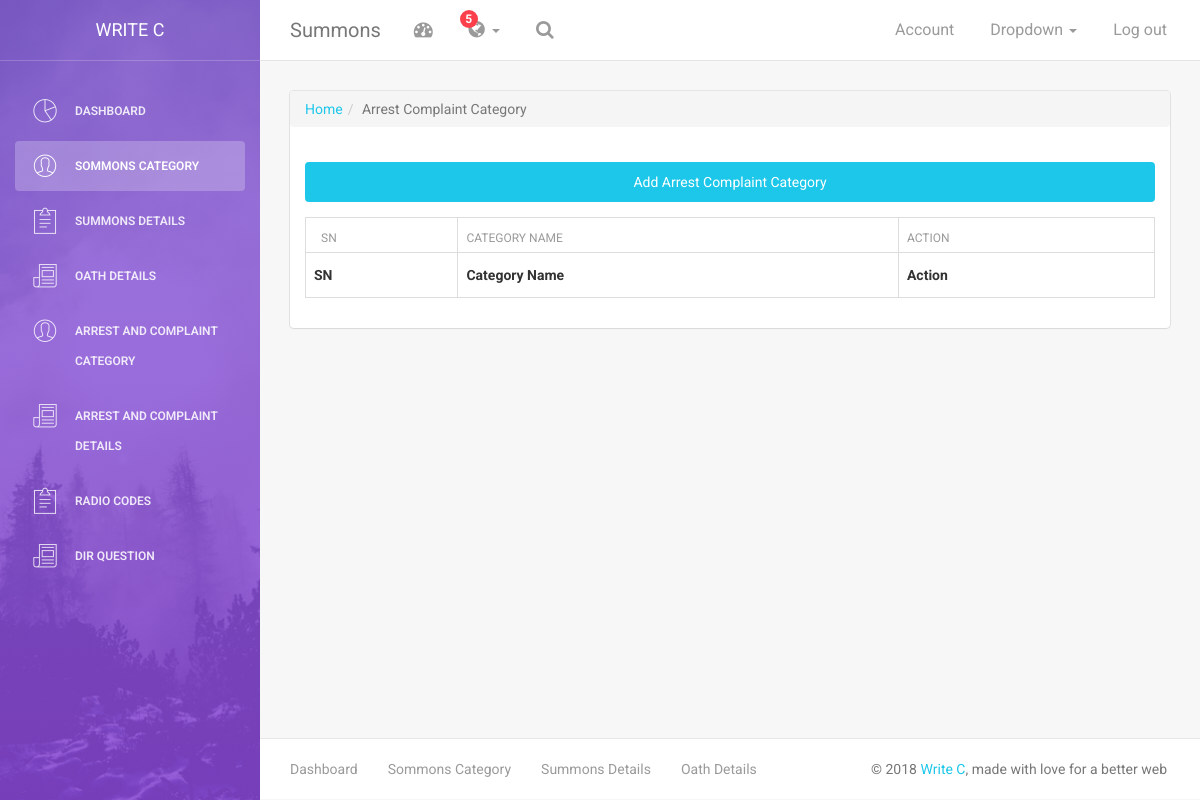
/arrest_complaint_category, run on an earlier commit of the app's database.
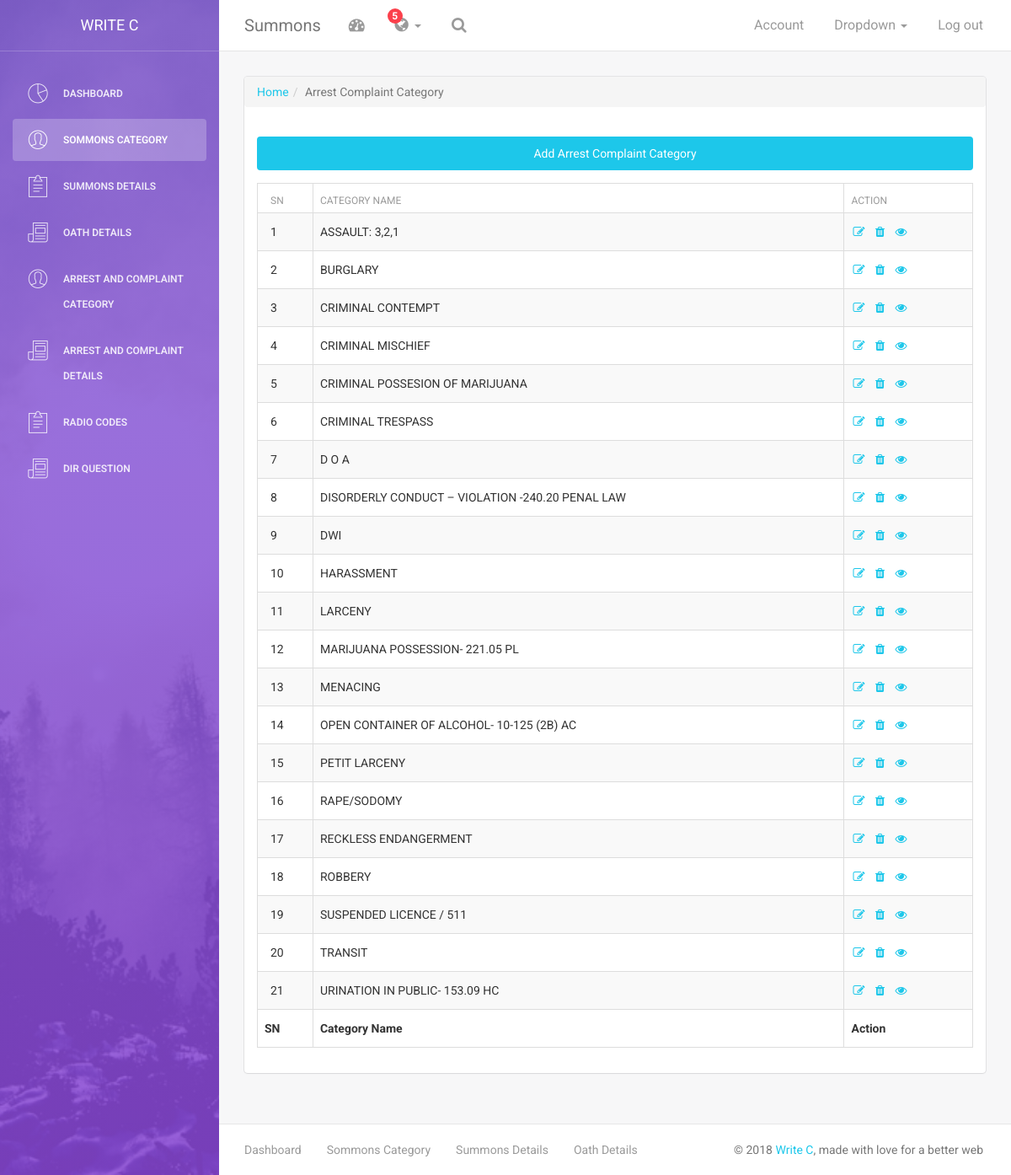
And on a later commit of the database.
### tables this page shows
CREATE TABLE `arrest_complaint_category` (
  `id` int(11) NOT NULL,
  `category_name` varchar(100) NOT NULL
);

### application/controllers/ArrestComplaintCategory.php (called while the page is built, shortened)
<?php if ( ! defined('BASEPATH')) exit('No direct script access allowed');
class ArrestComplaintCategory extends CI_Controller {
	public function __construct()
	{
		$this->load->helper(array('form', 'url'));
		$this->load->model('arrest_complaint_category_model');
		$this->load->model('common_model');
		$this->load->library('form_validation');
		$this->load->library('session');
		$this->load->library('breadcrumbs');
	}
	public function admin_arrest_complaint_category($limit=null)
	{
		$data['content'] = 'arrest_complaint_category/all_arrest_complaint_category_view';
		$data['title'] = 'Arrest Complaint Category';
		$data['query_result']=$this->arrest_complaint_category_model->get_all_arrest_complaint_category_list();
		$this->load->vars($data);
		$this->load->view('layout/main_layout');
	}
}

### index.php (called while the page is built, shortened)
<?php
require_once BASEPATH.'core/CodeIgniter.php';

### application/models/Arrest_complaint_category_model.php (called while the page is built, shortened)
<?php if ( ! defined('BASEPATH')) exit('No direct script access allowed');
class Arrest_complaint_category_Model extends CI_Model
{
	public function get_all_arrest_complaint_category_list()
	{
		$sql="select *  from arrest_complaint_category	order by category_name asc";
		$query=$this->db->query($sql);
		return $query->result_object();
	}
}

### application/views/arrest_complaint_category/all_arrest_complaint_category_view.php (the view, shortened to what this page needs)
<div class="header">
 <a href="<?php echo site_url("add_new_arrest_complaint_category"); ?>" class="btn btn-info btn-fill center-block">Add Arrest Complaint Category</a>
</div>
<div class="content">
<table id="example" class="table table-striped table-bordered" style="width:100%">
        <thead>
            <tr>
                <th>SN</th>
                <th>Category Name</th>
                <th>Action</th>
            </tr>
        </thead>
        <tbody>
		<?php $counter=0; foreach ($query_result as $row): ?>
            <tr>
                <td><?php echo ++$counter;  ?></td>
                <td><?php echo $row->category_name;  ?></td>
                <td>
				<a href='<?php echo base_url() ?>edit_arrest_complaint_category/<?php echo $row->id;  ?>' title='edit'><i class="fa fa-edit"></i></a>&nbsp;
    			<a href='<?php echo base_url() ?>delete_arrest_complaint_category/<?php echo $row->id;  ?>/<?php echo $this->uri->segment(1, 0) ?>' title='delete' class="del" ><i class="fa fa-trash"></i></a>&nbsp;
				<a href='<?php echo base_url() ?>view_arrest_complaint_category/<?php echo $row->id;  ?>' title='View'><i class="fa fa-eye"></i></a>
				</td>
            </tr>
        <?php endforeach;	?>
        </tbody>
        <tfoot>
            <tr>
               <th>SN</th>
                <th>Category Name</th>
                <th>Action</th>
            </tr>
        </tfoot>
    </table>
</div>

### application/libraries/Breadcrumbs.php (shortened to what this page needs)
<?php  if ( ! defined('BASEPATH')) exit('No direct script access allowed');
class Breadcrumbs {
	private $breadcrumbs = array();
	public function __construct()
	{
		$this->ci =& get_instance();
		$this->tag_open = $this->ci->config->item('tag_open');
		$this->tag_close = $this->ci->config->item('tag_close');
		$this->crumb_open = $this->ci->config->item('crumb_open');
		$this->crumb_close = $this->ci->config->item('crumb_close');
		$this->crumb_last_open = $this->ci->config->item('crumb_last_open');
		$this->crumb_divider = $this->ci->config->item('crumb_divider');
	}
	function push($page, $href)
	{
		$href = site_url($href);
		$this->breadcrumbs[$href] = array('page' => $page, 'href' => $href);
	}
	function show()
	{
		if ($this->breadcrumbs) {
			$output = $this->tag_open;
			foreach ($this->breadcrumbs as $key => $crumb) {
				$keys = array_keys($this->breadcrumbs);
				if (end($keys) == $key) {
					$output .= $this->crumb_last_open . '' . $crumb['page'] . '' . $this->crumb_close;
				} else {
					$output .= $this->crumb_open.'<a href="' . $crumb['href'] . '">' . $crumb['page'] . '</a> '.$this->crumb_divider.$this->crumb_close;
				}
			}
			return $output . $this->tag_close . PHP_EOL;
		}
		return '';
	}
}

What changed in the data, as far as the page shows it:
added arrest_complaint_category: category_name "ASSAULT: 3,2,1"
added arrest_complaint_category: category_name "BURGLARY"
added arrest_complaint_category: category_name "CRIMINAL CONTEMPT"
added arrest_complaint_category: category_name "CRIMINAL MISCHIEF"
added arrest_complaint_category: category_name "CRIMINAL POSSESION OF MARIJUANA"
added arrest_complaint_category: category_name "CRIMINAL TRESPASS"
added arrest_complaint_category: category_name "D O A"
added arrest_complaint_category: category_name "DISORDERLY CONDUCT – VIOLATION -240.20 PENAL LAW"
added arrest_complaint_category: category_name "DWI"
added arrest_complaint_category: category_name "HARASSMENT"
added arrest_complaint_category: category_name "LARCENY"
added arrest_complaint_category: category_name "MARIJUANA POSSESSION- 221.05 PL"
added arrest_complaint_category: category_name "MENACING"
added arrest_complaint_category: category_name "OPEN CONTAINER OF ALCOHOL- 10-125 (2B) AC"
added arrest_complaint_category: category_name "PETIT LARCENY"
added arrest_complaint_category: category_name "RAPE/SODOMY"
added arrest_complaint_category: category_name "RECKLESS ENDANGERMENT"
added arrest_complaint_category: category_name "ROBBERY"
added arrest_complaint_category: category_name "SUSPENDED LICENCE / 511"
added arrest_complaint_category: category_name "TRANSIT"
added arrest_complaint_category: category_name "URINATION IN PUBLIC- 153.09 HC"
